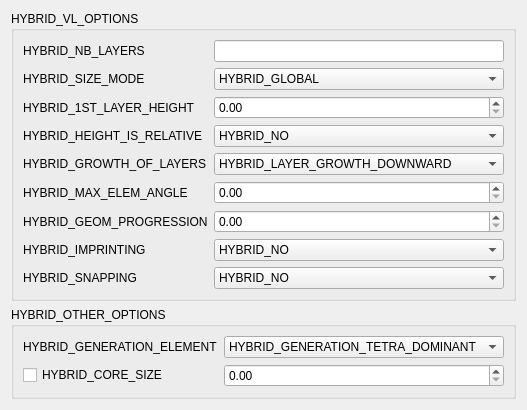
<?xml version="1.0" encoding="UTF-8"?>
<ui version="4.0">
 <class>HYBRIDPluginGUI_StdWidget_QTD</class>
 <widget class="QWidget" name="HYBRIDPluginGUI_StdWidget_QTD">
  <property name="geometry">
   <rect>
    <x>0</x>
    <y>0</y>
    <width>480</width>
    <height>398</height>
   </rect>
  </property>
  <property name="windowTitle">
   <string>Form</string>
  </property>
  <layout class="QVBoxLayout" name="verticalLayout">
   <item>
    <widget class="QGroupBox" name="groupBox">
     <property name="title">
      <string>HYBRID_VL_OPTIONS</string>
     </property>
     <layout class="QGridLayout" name="gridLayout">
      <item row="0" column="0">
       <widget class="QLabel" name="label">
        <property name="text">
         <string>HYBRID_NB_LAYERS</string>
        </property>
       </widget>
      </item>
      <item row="0" column="1">
       <widget class="SalomeApp_IntSpinBox" name="myNbOfBoundaryLayers"/>
      </item>
      <item row="1" column="0">
       <widget class="QLabel" name="label_2">
        <property name="text">
         <string>HYBRID_SIZE_MODE</string>
        </property>
       </widget>
      </item>
      <item row="1" column="1">
       <widget class="QComboBox" name="myBoundaryLayersSizeMode">
        <item>
         <property name="text">
          <string>HYBRID_GLOBAL</string>
         </property>
        </item>
        <item>
         <property name="text">
          <string>HYBRID_LOCAL</string>
         </property>
        </item>
       </widget>
      </item>
      <item row="2" column="0">
       <widget class="QLabel" name="label_3">
        <property name="text">
         <string>HYBRID_1ST_LAYER_HEIGHT</string>
        </property>
       </widget>
      </item>
      <item row="3" column="0">
       <widget class="QLabel" name="label_4">
        <property name="text">
         <string>HYBRID_HEIGHT_IS_RELATIVE</string>
        </property>
       </widget>
      </item>
      <item row="3" column="1">
       <widget class="QComboBox" name="myHeightIsRelative">
        <item>
         <property name="text">
          <string>HYBRID_NO</string>
         </property>
        </item>
        <item>
         <property name="text">
          <string>HYBRID_YES</string>
         </property>
        </item>
       </widget>
      </item>
      <item row="4" column="0">
       <widget class="QLabel" name="label_5">
        <property name="text">
         <string>HYBRID_GROWTH_OF_LAYERS</string>
        </property>
       </widget>
      </item>
      <item row="4" column="1">
       <widget class="QComboBox" name="myBoundaryLayersGrowth">
        <item>
         <property name="text">
          <string>HYBRID_LAYER_GROWTH_DOWNWARD</string>
         </property>
        </item>
        <item>
         <property name="text">
          <string>HYBRID_LAYER_GROWTH_UPWARD</string>
         </property>
        </item>
       </widget>
      </item>
      <item row="5" column="0">
       <widget class="QLabel" name="label_6">
        <property name="text">
         <string>HYBRID_MAX_ELEM_ANGLE</string>
        </property>
       </widget>
      </item>
      <item row="5" column="1">
       <widget class="SMESHGUI_SpinBox" name="myBoundaryLayersMaxElemAngle"/>
      </item>
      <item row="6" column="0">
       <widget class="QLabel" name="label_7">
        <property name="text">
         <string>HYBRID_GEOM_PROGRESSION</string>
        </property>
       </widget>
      </item>
      <item row="6" column="1">
       <widget class="SMESHGUI_SpinBox" name="myBoundaryLayersProgression"/>
      </item>
      <item row="7" column="0">
       <widget class="QLabel" name="label_8">
        <property name="text">
         <string>HYBRID_IMPRINTING</string>
        </property>
       </widget>
      </item>
      <item row="7" column="1">
       <widget class="QComboBox" name="myImprinting">
        <item>
         <property name="text">
          <string>HYBRID_NO</string>
         </property>
        </item>
        <item>
         <property name="text">
          <string>HYBRID_YES</string>
         </property>
        </item>
       </widget>
      </item>
      <item row="8" column="0">
       <widget class="QLabel" name="label_9">
        <property name="text">
         <string>HYBRID_SNAPPING</string>
        </property>
       </widget>
      </item>
      <item row="8" column="1">
       <widget class="QComboBox" name="mySnapping">
        <item>
         <property name="text">
          <string>HYBRID_NO</string>
         </property>
        </item>
        <item>
         <property name="text">
          <string>HYBRID_YES</string>
         </property>
        </item>
       </widget>
      </item>
      <item row="2" column="1">
       <widget class="SMESHGUI_SpinBox" name="myHeightFirstLayer"/>
      </item>
     </layout>
    </widget>
   </item>
   <item>
    <widget class="QGroupBox" name="groupBox_2">
     <property name="title">
      <string>HYBRID_OTHER_OPTIONS</string>
     </property>
     <layout class="QGridLayout" name="gridLayout_2">
      <item row="0" column="0">
       <widget class="QLabel" name="label_10">
        <property name="text">
         <string>HYBRID_GENERATION_ELEMENT</string>
        </property>
       </widget>
      </item>
      <item row="0" column="1">
       <widget class="QComboBox" name="myElementGeneration">
        <item>
         <property name="text">
          <string>HYBRID_GENERATION_TETRA_DOMINANT</string>
         </property>
        </item>
        <item>
         <property name="text">
          <string>HYBRID_GENERATION_HEXA_DOMINANT</string>
         </property>
        </item>
        <item>
         <property name="text">
          <string>HYBRID_GENERATION_CARTESIAN_CORE</string>
         </property>
        </item>
        <item>
         <property name="text">
          <string>HYBRID_GENERATION_EXTRUSION_ONLY</string>
         </property>
        </item>
       </widget>
      </item>
      <item row="1" column="0">
       <widget class="QCheckBox" name="myCoreSizeEnabled">
        <property name="text">
         <string>HYBRID_CORE_SIZE</string>
        </property>
       </widget>
      </item>
      <item row="1" column="1">
       <widget class="SMESHGUI_SpinBox" name="myCoreSize"/>
      </item>
     </layout>
    </widget>
   </item>
   <item>
    <spacer name="verticalSpacer">
     <property name="orientation">
      <enum>Qt::Vertical</enum>
     </property>
     <property name="sizeHint" stdset="0">
      <size>
       <width>438</width>
       <height>7</height>
      </size>
     </property>
    </spacer>
   </item>
  </layout>
 </widget>
 <customwidgets>
  <customwidget>
   <class>SalomeApp_IntSpinBox</class>
   <extends>QLineEdit</extends>
   <header location="global">SalomeApp_IntSpinBox.h</header>
  </customwidget>
  <customwidget>
   <class>SMESHGUI_SpinBox</class>
   <extends>QDoubleSpinBox</extends>
   <header location="global">SMESHGUI_SpinBox.h</header>
  </customwidget>
 </customwidgets>
 <resources/>
 <connections/>
</ui>
